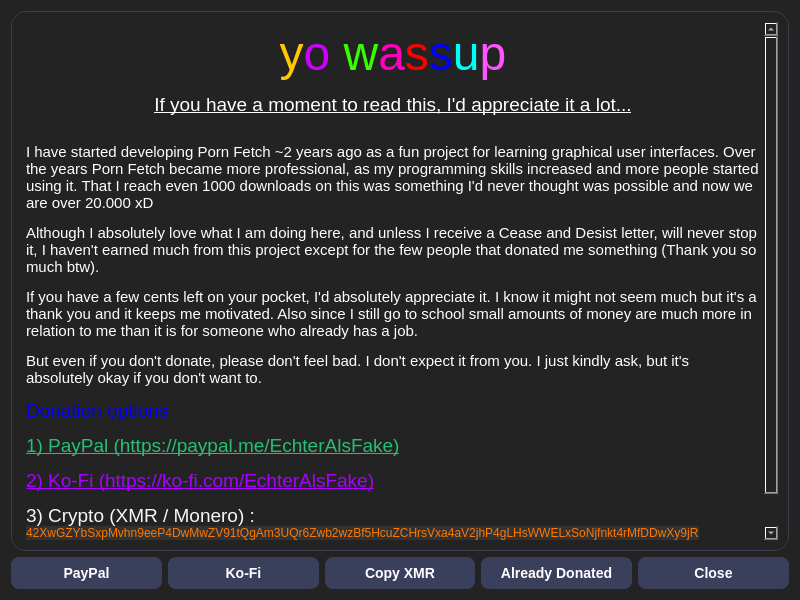
<?xml version="1.0" encoding="UTF-8"?>
<ui version="4.0">
 <class>SponsoringDialog</class>
 <widget class="QWidget" name="SponsoringDialog">
  <property name="geometry">
   <rect>
    <x>0</x>
    <y>0</y>
    <width>800</width>
    <height>600</height>
   </rect>
  </property>
  <property name="windowTitle">
   <string>SponsoringDialog</string>
  </property>
  <property name="styleSheet">
   <string notr="true">QWidget {
    background-color: rgb(35, 35, 35);
    color: #f8f8f2;
    font-family: 'Segoe UI', 'Helvetica Neue', sans-serif;
    font-size: 14px;
}

QTextBrowser {
    background-color: rgb(47, 47, 47)
    color: #e0e0e0;
    border: 1px solid #3a3a4a;
    border-radius: 10px;
    padding: 10px;
}

QPushButton {
    background-color: #3a3f5c;
    color: #ffffff;
    border: none;
    padding: 8px 16px;
    border-radius: 8px;
    font-weight: bold;
    transition: all 0.2s ease-in-out;
}

QPushButton:hover {
    background-color: #5a5f7a;
}

QPushButton:pressed {
    background-color: #2a2f4a;
}

QPushButton:disabled {
    background-color: #444;
    color: #999;
}

QLabel {
    color: #cfcfcf;
    font-size: 14px;
}

QStackedWidget {
    background-color: transparent;
}

/* Hyperlink style inside QTextBrowser */
QTextBrowser QTextBrowser {
    color: #8be9fd;
}

QTextBrowser a {
    color: #8be9fd;
    text-decoration: none;
}

QTextBrowser a:hover {
    text-decoration: underline;
}</string>
  </property>
  <layout class="QGridLayout" name="gridLayout_2">
   <item row="0" column="0">
    <layout class="QGridLayout" name="gridLayout">
     <item row="1" column="1">
      <widget class="QPushButton" name="button_donate_kofi">
       <property name="cursor">
        <cursorShape>PointingHandCursor</cursorShape>
       </property>
       <property name="text">
        <string>Ko-Fi</string>
       </property>
      </widget>
     </item>
     <item row="1" column="3">
      <widget class="QPushButton" name="button_donate_already_donated">
       <property name="cursor">
        <cursorShape>PointingHandCursor</cursorShape>
       </property>
       <property name="text">
        <string>Already Donated</string>
       </property>
      </widget>
     </item>
     <item row="1" column="0">
      <widget class="QPushButton" name="button_donate_paypal">
       <property name="cursor">
        <cursorShape>PointingHandCursor</cursorShape>
       </property>
       <property name="text">
        <string>PayPal</string>
       </property>
      </widget>
     </item>
     <item row="1" column="2">
      <widget class="QPushButton" name="button_donate_copy_xmr">
       <property name="cursor">
        <cursorShape>PointingHandCursor</cursorShape>
       </property>
       <property name="text">
        <string>Copy XMR</string>
       </property>
      </widget>
     </item>
     <item row="1" column="4">
      <widget class="QPushButton" name="button_donate_close">
       <property name="cursor">
        <cursorShape>PointingHandCursor</cursorShape>
       </property>
       <property name="text">
        <string>Close</string>
       </property>
      </widget>
     </item>
     <item row="0" column="0" colspan="5">
      <widget class="QTextBrowser" name="textBrowser">
       <property name="styleSheet">
        <string notr="true">border-radius: 15px;</string>
       </property>
       <property name="html">
        <string>&lt;!DOCTYPE HTML PUBLIC &quot;-//W3C//DTD HTML 4.0//EN&quot; &quot;http://www.w3.org/TR/REC-html40/strict.dtd&quot;&gt;
&lt;html&gt;&lt;head&gt;&lt;meta name=&quot;qrichtext&quot; content=&quot;1&quot; /&gt;&lt;meta charset=&quot;utf-8&quot; /&gt;&lt;style type=&quot;text/css&quot;&gt;
p, li { white-space: pre-wrap; }
hr { height: 1px; border-width: 0; }
li.unchecked::marker { content: &quot;\2610&quot;; }
li.checked::marker { content: &quot;\2612&quot;; }
&lt;/style&gt;&lt;/head&gt;&lt;body style=&quot; font-family:'Segoe UI','Helvetica Neue','sans-serif'; font-size:14px; font-weight:400; font-style:normal;&quot;&gt;
&lt;p align=&quot;center&quot; style=&quot; margin-top:12px; margin-bottom:12px; margin-left:0px; margin-right:0px; -qt-block-indent:0; text-indent:0px;&quot;&gt;&lt;span style=&quot; font-family:'Sans Serif'; font-size:36pt; color:#ffc800;&quot;&gt;y&lt;/span&gt;&lt;span style=&quot; font-family:'Sans Serif'; font-size:36pt; color:#cc00ff;&quot;&gt;o&lt;/span&gt;&lt;span style=&quot; font-family:'Sans Serif'; font-size:36pt; color:#ffffff;&quot;&gt; &lt;/span&gt;&lt;span style=&quot; font-family:'Sans Serif'; font-size:36pt; color:#37ff00;&quot;&gt;w&lt;/span&gt;&lt;span style=&quot; font-family:'Sans Serif'; font-size:36pt; color:#ff00bb;&quot;&gt;a&lt;/span&gt;&lt;span style=&quot; font-family:'Sans Serif'; font-size:36pt; color:#ff0000;&quot;&gt;s&lt;/span&gt;&lt;span style=&quot; font-family:'Sans Serif'; font-size:36pt; color:#0000ff;&quot;&gt;s&lt;/span&gt;&lt;span style=&quot; font-family:'Sans Serif'; font-size:36pt; color:#00fff7;&quot;&gt;u&lt;/span&gt;&lt;span style=&quot; font-family:'Sans Serif'; font-size:36pt; color:#ff55ff;&quot;&gt;p&lt;/span&gt;&lt;/p&gt;
&lt;p align=&quot;center&quot; style=&quot; margin-top:12px; margin-bottom:12px; margin-left:0px; margin-right:0px; -qt-block-indent:0; text-indent:0px;&quot;&gt;&lt;span style=&quot; font-family:'Sans Serif'; font-size:14pt; text-decoration: underline; color:#ffffff;&quot;&gt;If you have a moment to read this, I'd appreciate it a lot...&lt;/span&gt;&lt;span style=&quot; font-family:'Sans Serif'; font-size:9pt; color:#ffffff;&quot;&gt;&lt;br /&gt;&lt;/span&gt;&lt;/p&gt;
&lt;p style=&quot; margin-top:12px; margin-bottom:12px; margin-left:0px; margin-right:0px; -qt-block-indent:0; text-indent:0px;&quot;&gt;&lt;span style=&quot; font-family:'Sans Serif'; font-size:11pt; color:#ffffff;&quot;&gt;I have started developing Porn Fetch ~2 years ago as a fun project for learning graphical user interfaces. Over the years Porn Fetch became more professional, as my programming skills increased and more people started using it. That I reach even 1000 downloads on this was something I'd never thought was possible and now we are over 20.000 xD&lt;/span&gt;&lt;/p&gt;
&lt;p style=&quot; margin-top:12px; margin-bottom:12px; margin-left:0px; margin-right:0px; -qt-block-indent:0; text-indent:0px;&quot;&gt;&lt;span style=&quot; font-family:'Sans Serif'; font-size:11pt; color:#ffffff;&quot;&gt;Although I absolutely love what I am doing here, and unless I receive a Cease and Desist letter, will never stop it, I haven't earned much from this project except for the few people that donated me something (Thank you so much btw).&lt;/span&gt;&lt;/p&gt;
&lt;p style=&quot; margin-top:12px; margin-bottom:12px; margin-left:0px; margin-right:0px; -qt-block-indent:0; text-indent:0px;&quot;&gt;&lt;span style=&quot; font-family:'Sans Serif'; font-size:11pt; color:#ffffff;&quot;&gt;If you have a few cents left on your pocket, I'd absolutely appreciate it. I know it might not seem much but it's a thank you and it keeps me motivated. Also since I still go to school small amounts of money are much more in relation to me than it is for someone who already has a job.&lt;/span&gt;&lt;/p&gt;
&lt;p style=&quot; margin-top:12px; margin-bottom:12px; margin-left:0px; margin-right:0px; -qt-block-indent:0; text-indent:0px;&quot;&gt;&lt;span style=&quot; font-family:'Sans Serif'; font-size:11pt; color:#ffffff;&quot;&gt;But even if you don't donate, please don't feel bad. I don't expect it from you. I just kindly ask, but it's absolutely okay if you don't want to.&lt;/span&gt;&lt;/p&gt;
&lt;p style=&quot; margin-top:12px; margin-bottom:12px; margin-left:0px; margin-right:0px; -qt-block-indent:0; text-indent:0px;&quot;&gt;&lt;span style=&quot; font-family:'Sans Serif'; font-size:14pt; color:#0000ff;&quot;&gt;Donation options&lt;/span&gt;&lt;/p&gt;
&lt;p style=&quot; margin-top:12px; margin-bottom:12px; margin-left:0px; margin-right:0px; -qt-block-indent:0; text-indent:0px;&quot;&gt;&lt;a href=&quot;https://paypal.me/EchterAlsFake&quot;&gt;&lt;span style=&quot; font-family:'Sans Serif'; font-size:14pt; text-decoration: underline; color:#27bf73;&quot;&gt;1) PayPal (https://paypal.me/EchterAlsFake)&lt;/span&gt;&lt;/a&gt;&lt;/p&gt;
&lt;p style=&quot; margin-top:12px; margin-bottom:12px; margin-left:0px; margin-right:0px; -qt-block-indent:0; text-indent:0px;&quot;&gt;&lt;a href=&quot;https://paypal.me/EchterAlsFake&quot;&gt;&lt;span style=&quot; font-family:'Sans Serif'; font-size:14pt; text-decoration: underline; color:#aa00ff;&quot;&gt;2) K&lt;/span&gt;&lt;/a&gt;&lt;a href=&quot;https://ko-fi.com/EchterAlsFake&quot;&gt;&lt;span style=&quot; font-family:'Sans Serif'; font-size:14pt; text-decoration: underline; color:#aa00ff;&quot;&gt;o-Fi (https://ko-fi.com/EchterAlsFake)&lt;/span&gt;&lt;/a&gt;&lt;/p&gt;
&lt;p style=&quot; margin-top:12px; margin-bottom:12px; margin-left:0px; margin-right:0px; -qt-block-indent:0; text-indent:0px;&quot;&gt;&lt;span style=&quot; font-family:'Sans Serif'; font-size:14pt;&quot;&gt;3) Crypto (XMR / Monero) : &lt;/span&gt;&lt;span style=&quot; font-family:'ui-monospace','SFMono-Regular','SF Mono','Menlo','Consolas','Liberation Mono','monospace'; font-size:9pt; color:#ff7700; background-color:rgba(101,108,118,0.2);&quot;&gt;42XwGZYbSxpMvhn9eeP4DwMwZV91tQgAm3UQr6Zwb2wzBf5HcuZCHrsVxa4aV2jhP4gLHsWWELxSoNjfnkt4rMfDDwXy9jR&lt;/span&gt;&lt;/p&gt;
&lt;p style=&quot; margin-top:12px; margin-bottom:12px; margin-left:0px; margin-right:0px; -qt-block-indent:0; text-indent:0px;&quot;&gt;&lt;span style=&quot; font-family:'Sans Serif'; font-size:12pt; color:#00ffb3;&quot;&gt;[This message won't be shown again, except if you update to a new version]&lt;/span&gt;&lt;/p&gt;&lt;/body&gt;&lt;/html&gt;</string>
       </property>
       <property name="openExternalLinks">
        <bool>true</bool>
       </property>
      </widget>
     </item>
    </layout>
   </item>
  </layout>
 </widget>
 <resources/>
 <connections/>
</ui>
